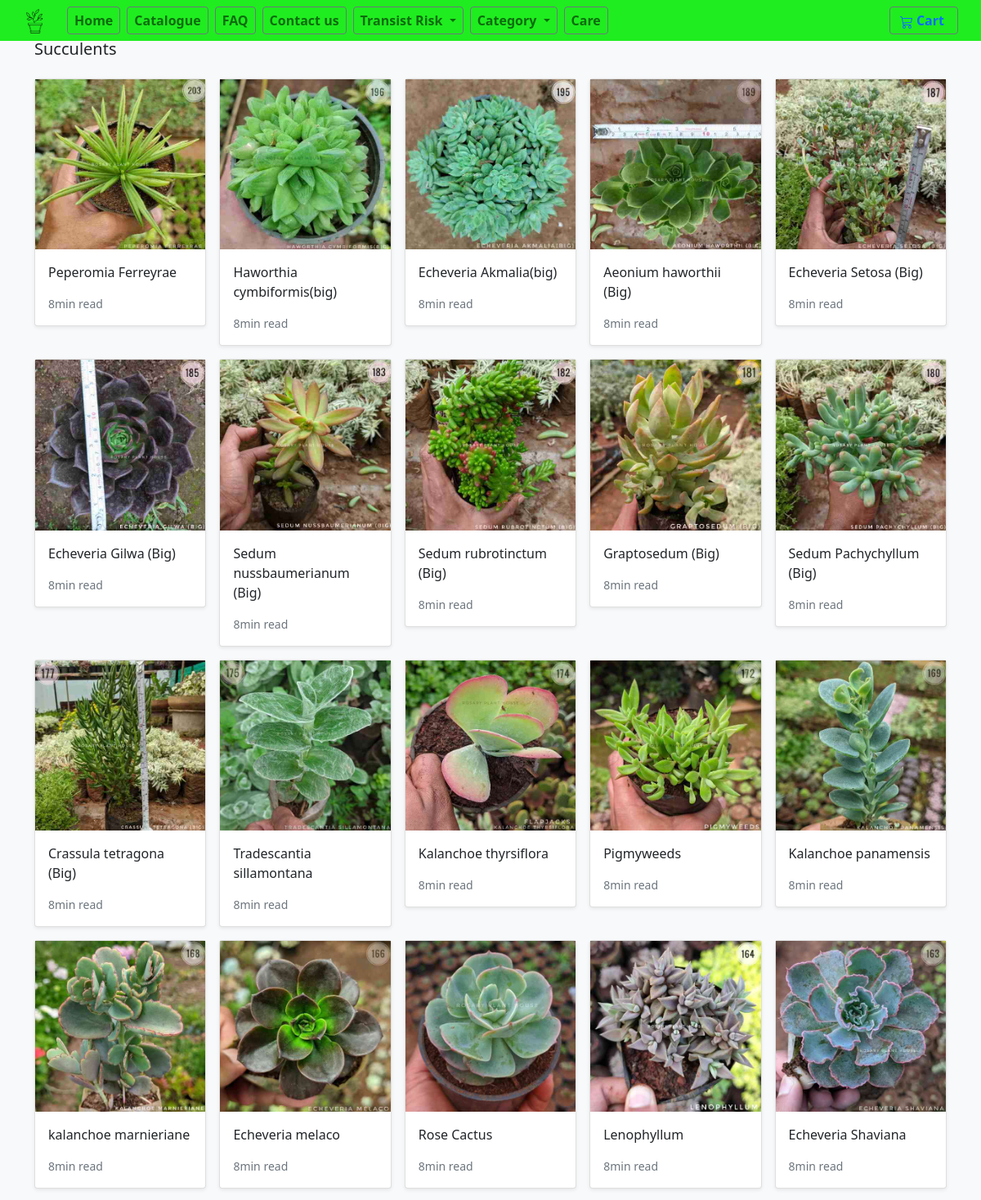
/shop/succulents/ (upper part), run on the app's committed database.
### store/models.py (models this page shows, shortened)
class Category(models.Model):
    name = models.CharField(max_length=255, db_index=True)
    slug = models.SlugField(max_length=255, unique=True)
    class Meta:
        verbose_name_plural = 'categories'

class Product(models.Model):
    pid=models.IntegerField(null=False)
    category = models.ForeignKey(Category, related_name='product', on_delete=models.CASCADE,default=7)
    risk = models.ForeignKey(Risk, related_name='product', on_delete=models.CASCADE,default=1)
    created_by = models.ForeignKey(User, on_delete=models.CASCADE, related_name='product_creator',default=1)
    title = models.CharField(max_length=255)
    Nickname=models.CharField(max_length=255)
    author = models.CharField(max_length=255, default='admin')
    description = models.TextField(blank=True)
    image = models.ImageField(upload_to='images/', default='images/default.png')
    slug = models.SlugField(max_length=255)
    size=models.CharField(max_length=255, default="2-3")
    price = models.IntegerField(default=0)
    disprice = models.IntegerField(default=0)
    orgprice = models.IntegerField(default=0)
    in_stock = models.BooleanField(default=True)
    indoor = models.BooleanField(default=False)
    mother = models.BooleanField(default=False)
    is_active = models.BooleanField(default=True)
    created = models.DateTimeField(auto_now_add=True)
    updated = models.DateTimeField(auto_now=True)
    objects = models.Manager()
    sun = models.ForeignKey(Sun, related_name='product', on_delete=models.CASCADE,default=1)
    Watering = models.ForeignKey(Watering, related_name='product', on_delete=models.CASCADE,default=1)
    products = ProductManager()
    maintenance = models.ForeignKey(maintenance, related_name='product', on_delete=models.CASCADE,default=1)
    tag = models.CharField(max_length=20, choices=TAG_CHOICES, default='None')
    class Meta:
        verbose_name_plural = 'Products'
        ordering = ('-created',)
    def get_absolute_url(self):
        return reverse('store:product_detail', args=[self.slug])

### store/views.py (the view)
# urls.py: path('shop/<slug:category_slug>/', views.category_list, name='category_list'),
def category_list(request, category_slug=None):
    category = get_object_or_404(Category, slug=category_slug)
    products = Product.objects.filter(category=category)
    return render(request, 'store/products/category.html', {'category': category, 'products': products})

### basket/basket.py (called while the page is built)
    def __len__(self):
        return sum(item['qty'] for item in self.basket.values())

### basket/context_processors.py (called while the page is built)
def basket(request):
    return {'basket': Basket(request)}

### store/context_processors.py (called while the page is built)
def categories(request):
    Product.objects.update(price=F('orgprice')-F('disprice'))
    return {
        'categories': Category.objects.all()
    }

### templates/store/products/category.html (shortened to what this page needs)
{% extends "../base.html" %}
{% load static %}
{% block content %}
<main>
  <div class="album py-5 bg-light">
    <div class="container">
      <div class="pb-3 h5">{{category.name|title}}</div>
      <div class="row row-cols-1 row-cols-sm-2 row-cols-md-5 g-3">
        {% for product in products %}
        <div class="col">
          <div class="card shadow-sm">
          <img class="img-fluid" alt="Responsive image" src="{{ product.image.url }}">
            <div class="card-body">
              <p class="card-text">
                <a class="text-dark text-decoration-none" href="{{ product.get_absolute_url }}">{{ product.title }}</a>
              </p>
              <div class="d-flex justify-content-between align-items-center">
                <small class="text-muted">8min read</small>
              </div>
            </div>
          </div>
        </div>
        {% endfor %}
      </div>
    </div>
  </div>
</main>
{% endblock %}

### data on the page
Category: name "Succulents"
Product: image (picture), title "Peperomia Ferreyrae"
Product: image (picture), title "Haworthia cymbiformis(big)"
Product: image (picture), title "Echeveria Akmalia(big)"
Product: image (picture), title "Aeonium haworthii (Big)"
Product: image (picture), title "Echeveria Setosa (Big)"
Product: image (picture), title "Echeveria Gilwa (Big)"
Product: image (picture), title "Sedum nussbaumerianum (Big)"
Product: image (picture), title "Sedum rubrotinctum (Big)"
Product: image (picture), title "Graptosedum (Big)"
Product: image (picture), title "Sedum Pachychyllum (Big)"
Product: image (picture), title "Crassula tetragona (Big)"
Product: image (picture), title "Tradescantia sillamontana"
Product: image (picture), title "Kalanchoe thyrsiflora"
Product: image (picture), title "Pigmyweeds"
Product: image (picture), title "Kalanchoe panamensis"
Product: image (picture), title "kalanchoe marnieriane"
Product: image (picture), title "Echeveria melaco"
Product: image (picture), title "Rose Cactus"
Product: image (picture), title "Lenophyllum"
Product: image (picture), title "Echeveria Shaviana"
